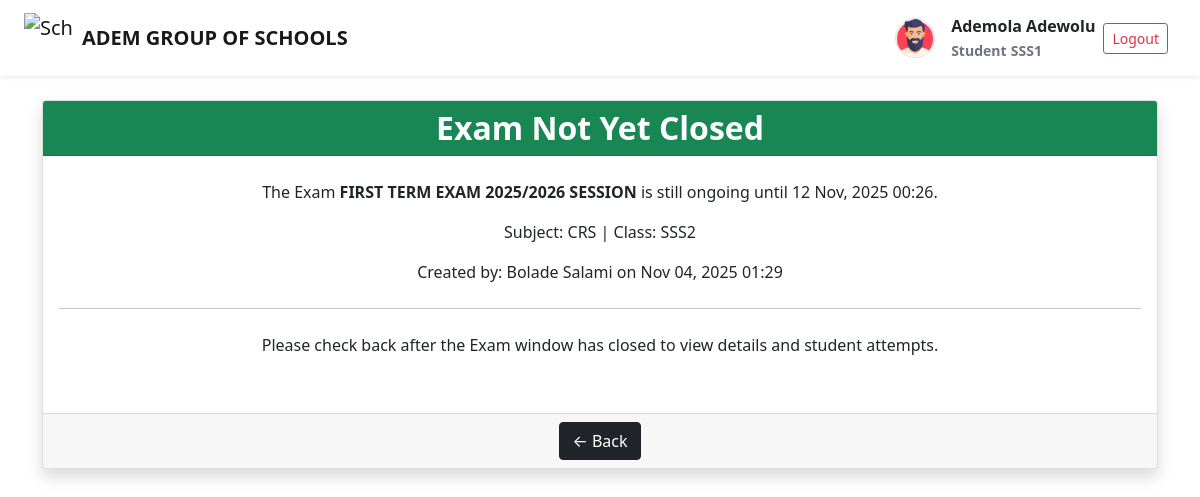
/exams/quiz/27/closed/ (signed in), run on the app's committed database.
### users/models.py (models this page shows, shortened)
class User(AbstractUser):
    ROLE_CHOICES = [
        ('superadmin', 'Super Admin'),
        ('admin', 'Admin'),
        ('teacher', 'Teacher'),
        ('student', 'Student'),
    ]
    GENDER = (
        ('female', 'Female'),
        ('male', 'Male')
        )
    role = models.CharField(max_length=20, choices=ROLE_CHOICES)
    other_name = models.CharField(max_length=100, blank=True, null=True)
    date_joined = models.DateTimeField(auto_now=True)
    gender = models.CharField(max_length=10, choices=GENDER, null=True, blank=True)
    age = models.PositiveIntegerField(default=8)
    date_of_birth = models.CharField(max_length=20, blank=True, null=True)
    student_class = models.ForeignKey(Class, on_delete=models.CASCADE, null=True, to_field='name', related_name='student_class')
    address = models.TextField(blank=True, null=True)
    phone_number = models.CharField(max_length=15, blank=True, null=True)
    approved = models.BooleanField(default=False)  # SuperAdmin must approve Admins
    profile_picture = models.ImageField(upload_to='profiles/', default='profiles/default_profile.png', null=True, blank=True)
    qualification = models.CharField(max_length=200, blank=True, null=True)
    subject_assigned = models.ForeignKey(Subject, on_delete=models.CASCADE, null=True, blank=True)
    years_of_experience = models.PositiveIntegerField(blank=True, null=True)
    next_of_kin = models.CharField(max_length=150, blank=True, null=True)
    next_of_kin_phone = models.CharField(max_length=15, blank=True, null=True)

### exams/models.py (models this page shows, shortened)
class Class(models.Model):
    CLASS_NAME_CHOICES = [
        ("JSS1", "Junior Secondary School 1"),
        ("JSS2", "Junior Secondary School 2"),
        ("JSS3", "Junior Secondary School 3"),
        ("SSS1", "Senior Secondary School 1"),
        ("SSS2", "Senior Secondary School 2"),
        ("SSS3", "Senior Secondary School 3"),
    ]
    name = models.CharField(max_length=50, choices=CLASS_NAME_CHOICES, unique=True)  # e.g. JSS1, JSS2
    def __str__(self):
        return self.name

class Quiz(models.Model):
    school_class = models.ForeignKey("Class", on_delete=models.CASCADE, related_name="quizzes")
    subject = models.ForeignKey("Subject", on_delete=models.CASCADE, related_name="quizzes")
    title = models.CharField(max_length=255)
    description = models.TextField(blank=True)
    created_by = models.ForeignKey(settings.AUTH_USER_MODEL, on_delete=models.CASCADE, related_name="quizzes")
    start_time = models.DateTimeField(null=True, blank=True)
    end_time = models.DateTimeField(null=True, blank=True)
    duration_minutes = models.PositiveIntegerField(default=30)  # length of quiz in minutes
    created_at = models.DateTimeField(auto_now_add=True)
    is_published = models.BooleanField(default=False)
    allow_retake = models.BooleanField(default=False)  # if true, students can ret
    max_retake_count = models.PositiveIntegerField(default=0)  # 0 = unlimited if allow_retake is True

class Subject(models.Model):
    name = models.CharField(max_length=100)
    school_class = models.ForeignKey(Class, on_delete=models.CASCADE, related_name="subjects")

### exams/views.py (the view, shortened to what this page needs)
# urls.py: path("quiz/<int:quiz_id>/closed/", views.quiz_closed, name="quiz_closed_detail"),
def quiz_closed(request, quiz_id):
    quiz = get_object_or_404(Quiz, id=quiz_id)
    if quiz.end_time > timezone.now():
        return render(request, "exams/not_closed.html", {"quiz": quiz})

### templates/exams/not_closed.html
{% extends "base.html" %}
{% block content %}
<div class="card  text-center p-6 rounded shadow">
    <h2 class="card-header bg-success fw-bold text-white ">Exam Not Yet Closed</h2>
    <div class="card-body ml-3">
        <p class="mt-2 text-gray">The Exam <strong>{{ quiz.title }}</strong> is still ongoing until
            {{ quiz.end_time|date:"d M, Y H:i" }}.
        </p>
        <p> Subject: {{ quiz.subject.name }} | Class: {{ quiz.subject.school_class }} </p>
        <p> Created by: {{ quiz.created_by.get_full_name|default:quiz.created_by.username }} on {{ quiz.created_at|date:"M d, Y H:i" }} </p>
        <hr class="my-4">
        <p> Please check back after the Exam window has closed to view details and student attempts.</p>
    </div>
    <div class=" card-footer mt-4">
        <a href="{% url 'manage_quizzes' %}" class="btn btn-dark" >← Back </a>
    </div>
</div>
{% endblock %}

### templates/base.html (shortened to what this page needs)
{% load static %}
<!DOCTYPE html>
<html lang="en">
<head>
    <link href="{% static 'css/bootstrap.min.css' %}" rel="stylesheet">
    <link href="{% static 'css/styles.css' %}" rel="stylesheet">
    <link rel="stylesheet" href="{% static 'css/tailwind.min.css' %}">
    <link rel="stylesheet" href="{% static 'fontawesome/css/all.min.css' %}">
</head>
<body class="bg-gray-100">
    <nav class="navbar navbar-expand-lg navbar-light bg-white shadow-sm px-4">
        <a class="navbar-brand d-flex align-items-center" href="#">
            <img src="/static/images/school_logo2.jpg" alt="School Logo" width="50" height="50" class="me-2">
            <span class="fw-bold">ADEM GROUP OF SCHOOLS</span>
        </a>
        <div class="ms-auto d-flex align-items-center gap-2">
            {% if user.is_authenticated %}
                {% if user.profile_picture %}
                    <img src="{{ request.user.profile_picture.url }}" alt="Profile"
                         class="rounded-circle border border-gray-300"
                         width="40" height="40">
                {% else %}
                    <img src="/static/images/default_profile.png" alt="Profile"
                         class="rounded-circle border border-gray-300"
                         width="40" height="40">
                {% endif %}
                <div class="ms-2 g-5">
                    <div class='fw-bold'>{{ request.user.get_full_name }}</div>
                    <small class="text-muted fw-bold">{{ request.user.role.title }}</small>
                    <small class="text-muted fw-bold">{{ request.user.student_class }}</small>
                </div>
                <a href="{% url 'logout' %}" class="btn btn-outline-danger btn-sm me-2">Logout</a>
            {% else %}
                <a href="{% url 'login' %}" class="btn btn-primary btn-sm me-2">Login</a>
            {% endif %}
        </div>
    </nav>
    <main class="container mt-4">
        {% block content %}{% endblock %}
    </main>
</body>
</html>

### data on the page
User: user.profile_picture (picture), user.get_full_name "Ademola Adewolu", user.role "Student", user.student_class "SSS1"
Quiz: title "FIRST TERM EXAM 2025/2026 SESSION", end_time "12 Nov, 2025 00:26", subject.name "CRS", subject.school_class "SSS2", created_by.get_full_name "Bolade Salami", created_at "Nov 04, 2025 01:29"
